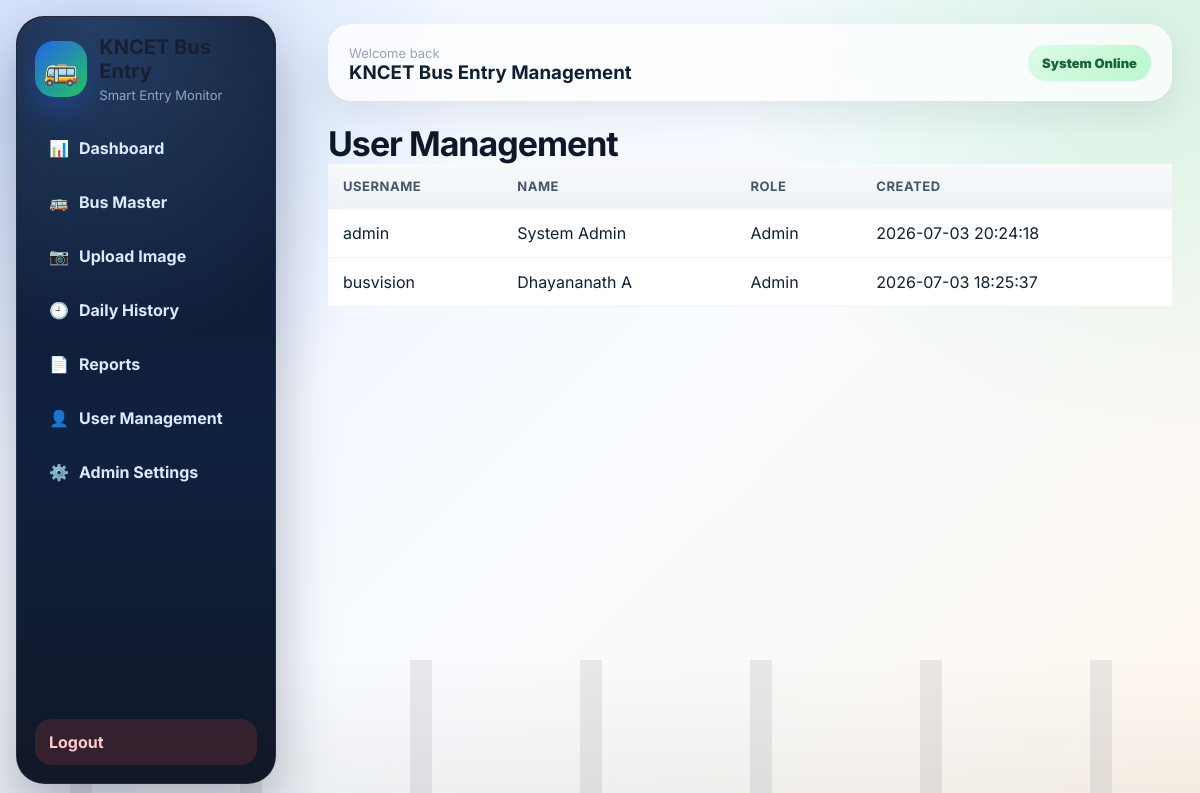
The app's page /users (signed in) with its own data.
### tables this page shows
CREATE TABLE admins (
        id INTEGER PRIMARY KEY AUTOINCREMENT,
        username TEXT UNIQUE NOT NULL,
        password TEXT NOT NULL,
        name TEXT NOT NULL,
        role TEXT DEFAULT 'Admin',
        created_at TEXT NOT NULL
    );

### app.py (the view)
@app.route("/users")
@login_required
def users():
    return render_template("users.html", admins=rows("SELECT id,username,name,role,created_at FROM admins ORDER BY id DESC"))

### app.py (called while the page is built)
def login_required(fn):
    @wraps(fn)
    def wrapper(*args, **kwargs):
        if "admin_id" not in session:
            return redirect(url_for("login"))
        return fn(*args, **kwargs)
    return wrapper

def rows(query, params=()):
    conn = get_db(); cur = conn.cursor(); cur.execute(query, params)
    data = [dict(r) for r in cur.fetchall()]
    conn.close(); return data

### database.py (called while the page is built)
def get_db():
    conn = sqlite3.connect(DB_NAME)
    conn.row_factory = sqlite3.Row
    return conn

### templates/users.html
{% extends 'base.html' %}{% block content %}<h1>User Management</h1><table><tr><th>Username</th><th>Name</th><th>Role</th><th>Created</th></tr>{% for a in admins %}<tr><td>{{a.username}}</td><td>{{a.name}}</td><td>{{a.role}}</td><td>{{a.created_at}}</td></tr>{% endfor %}</table>{% endblock %}

### static/css/style.css (style rules this page uses)
* { box-sizing:border-box }
html { scroll-behavior:smooth }
body { margin:0;font-family:Inter,Arial,sans-serif;background:#eef4ff;color:#102033;min-height:100vh;position:relative;overflow-x:hidden }
body:before { content:"";position:fixed;inset:0;z-index:-2;background:radial-gradient(circle at 8% 12%,rgba(37,99,235,.18),transparent 28%),radial-gradient(circle at 95% 4%,rgba(34,197,94,.16),transparent 30%),linear-gradient(135deg,#eef4ff 0%,#f8fbff 52%,#fff7ed 100%) }
body:after { content:"";position:fixed;left:0;right:0;bottom:0;height:140px;z-index:-1;background:linear-gradient(180deg,transparent,rgba(15,23,42,.05)),repeating-linear-gradient(90deg,transparent 0 70px,rgba(15,23,42,.08) 70px 92px,transparent 92px 170px) }
.page-head h1,h1 { font-size:34px;margin:0;color:#0f172a;letter-spacing:-.03em }
table { width:100%;border-collapse:collapse;background:#fff;overflow:hidden }
th,td { padding:14px 15px;border-bottom:1px solid #eef2f7;text-align:left;white-space:nowrap }
th { background:linear-gradient(180deg,#f8fafc,#eef2f7);color:#475569;font-size:13px;text-transform:uppercase;letter-spacing:.04em }

### records on screen
admins: username "admin", name "System Admin", role "Admin", created_at "2026-07-03 20:24:18"
admins: username "busvision", name "Dhayananath A", role "Admin", created_at "2026-07-03 18:25:37"
